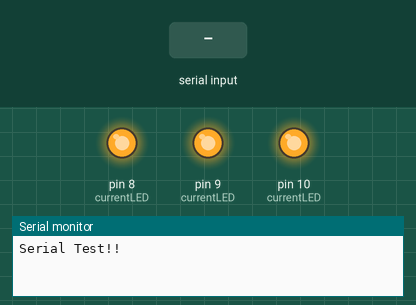
Simulated run of this sketch. Board: Arduino Uno, built with avr-gcc and run on an emulated ATmega328P. On the bench: output pins drawn as LEDs (lit = HIGH), the last lines printed to the serial monitor. Inputs (shaded band) come from the test bench.

Above: at 1.2 s.
1.3 s: "o\n" received over Serial
At 2.2 s:
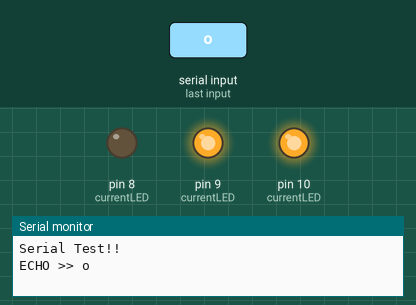
2.8 s: byte 103 ('g') received over Serial
At 3.3 s:
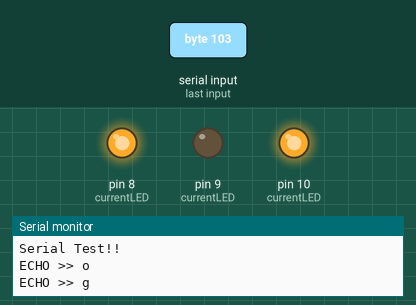
4.3 s: byte 98 ('b') received over Serial
At 5.5 s:
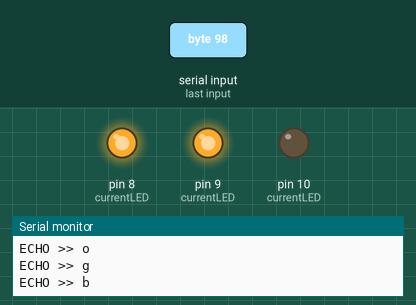
5.8 s: byte 120 ('x') received over Serial
At 6.8 s:
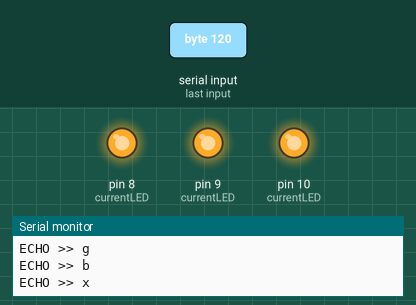
7.3 s: byte 114 ('r') received over Serial
At 7.9 s:
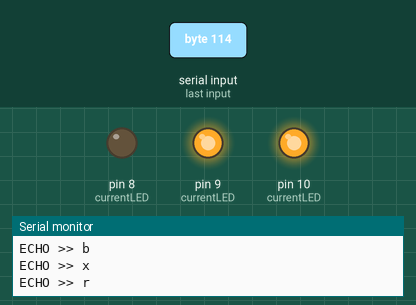
8.8 s: "x\n" received over Serial
At 9.1 s:
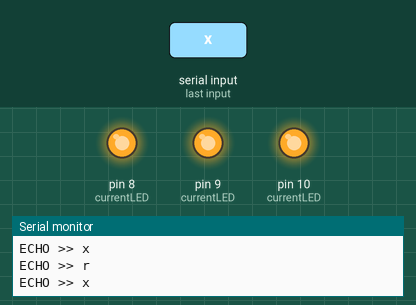
Timing chart, 0 to 11.3 s (numbered marks = the images above; inputs shaded):
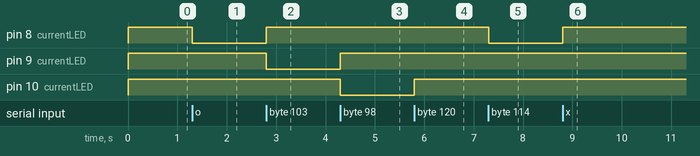

Measured:
- after the input at 1.3 s, pin 8 (currentLED): HIGH → LOW at once
- after the input at 2.8 s, pin 8 (currentLED): LOW → HIGH at once; pin 9 (currentLED): HIGH → LOW at once
- after the input at 4.3 s, pin 9 (currentLED): LOW → HIGH at once; pin 10 (currentLED): HIGH → LOW at once
- after the input at 5.8 s, pin 10 (currentLED): LOW → HIGH at once
- after the input at 7.3 s, pin 8 (currentLED): HIGH → LOW at once
- after the input at 8.8 s, pin 8 (currentLED): LOW → HIGH at once

The sketch:

Arduino_LED.ino
```cpp
int currentLED = 8;

void setup() {
  pinMode(8, OUTPUT);
  pinMode(9, OUTPUT);
  pinMode(10, OUTPUT);

  digitalWrite(8, HIGH);
  digitalWrite(9, HIGH);
  digitalWrite(10, HIGH);

  Serial.begin(9600);
  Serial.println("Serial Test!!");
}

void loop() {
  char data;

  if (Serial.available() > 0)
  {
    data = Serial.read();

    if (data == '\n' || data == '\r')
    {
      return;
    }

    Serial.print("ECHO >> ");
    Serial.write(data);
    Serial.println();

    if (data == 'o')
    {
      digitalWrite(currentLED, LOW);
    }
    else if (data == 'x')
    {
      digitalWrite(currentLED, HIGH);
    }
    else if (data == 'r')   // 빨간색 LED 켜기
    {
      digitalWrite(currentLED, HIGH);
      currentLED = 8;
      digitalWrite(currentLED, LOW);
    }
    else if (data == 'g')   // 초록색 LED 켜기
    {
      digitalWrite(currentLED, HIGH);
      currentLED = 9;
      digitalWrite(currentLED, LOW);
    }
    else if (data == 'b')   // 파란색 LED 켜기
    {
      digitalWrite(currentLED, HIGH);
      currentLED = 10;
      digitalWrite(currentLED, LOW);
    }
  }
}
```
